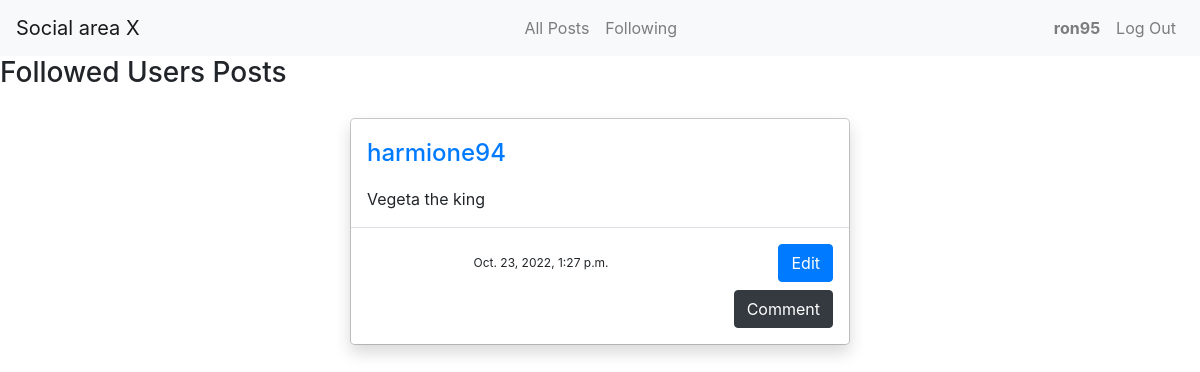
/following_page (signed in), run on an earlier commit of the app's database.
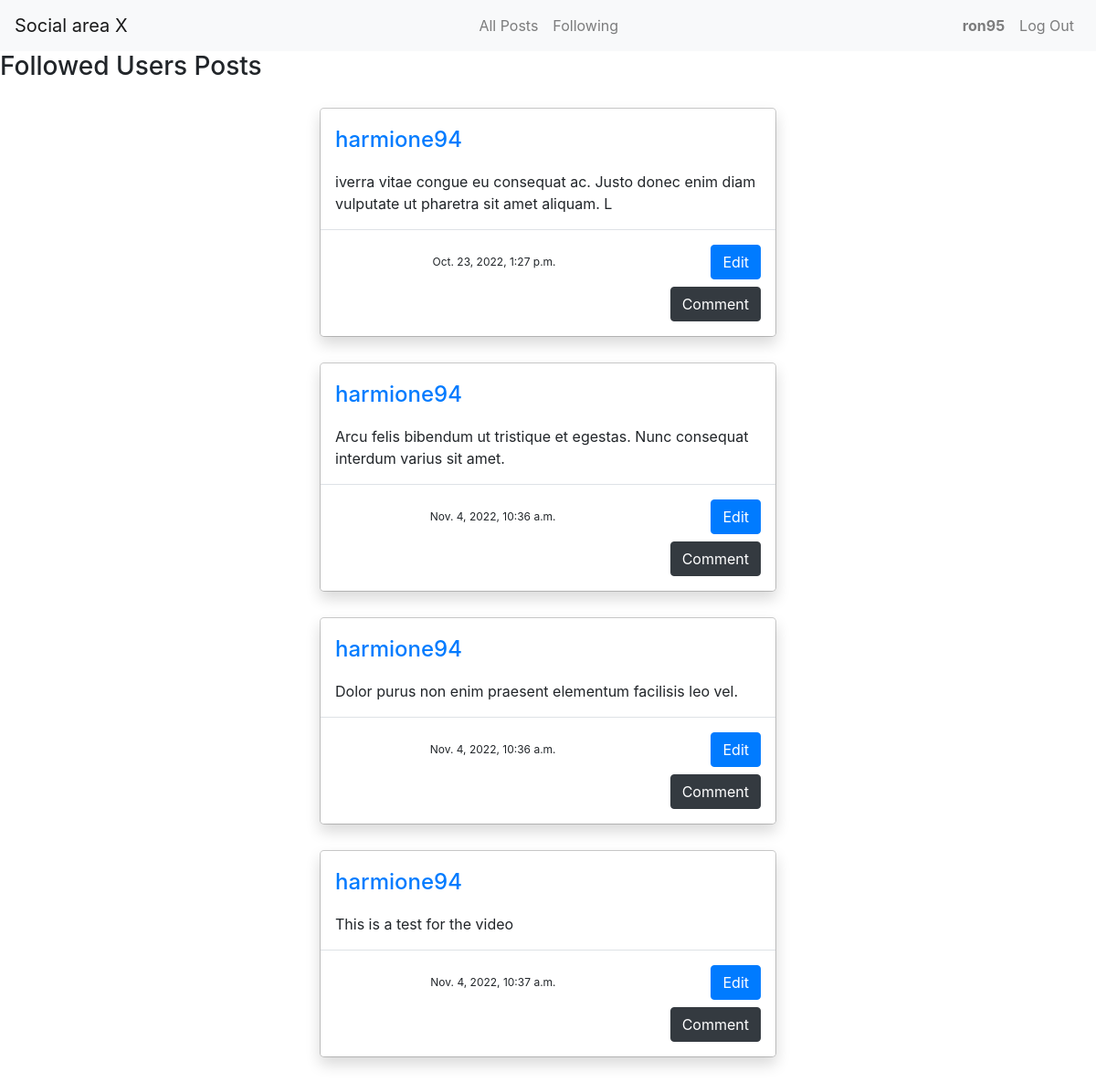
And on a later commit of the database.
### network/models.py (models this page shows, shortened)
class User(AbstractUser):
    pass

class Post(models.Model):
    id = models.AutoField(primary_key = True)
    creator = models.ForeignKey(User, on_delete=models.CASCADE, related_name="created")
    content = models.TextField(max_length=100)
    date = models.DateTimeField(auto_now_add=True)
    likes = models.IntegerField(default=0)

### network/views.py (the view)
# urls.py: path("following_page", views.following_page, name="following_page"),
def following_page(request):
    following = Follower.objects.filter(follower=request.user.id)
    list_following = []
    for user in following:
        list_following.append(user.followed.id)
    my_filter_qs = Q()
    for creator in list_following:
        my_filter_qs = my_filter_qs | Q(creator=creator)
    if len(list_following) > 0:
        posts_filtered = Post.objects.filter(my_filter_qs)
    else:
        posts_filtered = None
    return render(request,"network/following.html", {
        "posts" : posts_filtered
    })

### network/templates/network/following.html
{% extends "network/layout.html" %}
{% block body %}
  <h3>Followed Users Posts</h3>
    {% for post in posts %}
    <div class="modal-dialog" role="document">
        <div class="modal-content rounded-5 shadow">
          <div class="modal-header border-bottom-0">
            <div>
              <a href="{% url 'user_page' post.creator.id %}">
                <h4 class="modal-title fs-5">{{ post.creator }}</h1>
              </a>
            </div>
          </div>
          <div class="modal-body py-0">
            <p>{{ post.content }}</p>
          </div>
          <div class="modal-footer">
            <p id="date_modal">{{ post.date }}</p>
            <button type="button" class="btn btn btn-primary">Edit</button>
            <button type="button" class="btn btn btn-dark">Comment</button>
          </div>
        </div>
      </div>
    {% endfor %}
{% endblock %}

### network/templates/network/layout.html (shortened to what this page needs)
{% load static %}
<!DOCTYPE html>
<html lang="en">
    <head>
        <link rel="stylesheet" href="https://stackpath.bootstrapcdn.com/bootstrap/4.4.1/css/bootstrap.min.css">
        <link rel="stylesheet" href="https://cdn.jsdelivr.net/npm/bootstrap-icons@1.8.1/font/bootstrap-icons.css">
        <link href="{% static 'network/styles.css' %}" rel="stylesheet">
    </head>
    <body>
        <nav class="navbar navbar-expand-lg navbar-light bg-light">
            <a class="navbar-brand" href="#">Social area X</a>
            <div class="collapse navbar-collapse justify-content-center" id="navbarNav">
              <ul class="navbar-nav ml-auto">
                <li class="nav-item">
                    <a class="nav-link" href="{% url 'index' %}">All Posts</a>
                </li>
                {% if user.is_authenticated %}
                    <li class="nav-item">
                        <a class="nav-link" href="{% url 'following_page' %}">Following</a>
                    </li>
                {% endif %}
              </ul>
            </div>
            <div class="collapse navbar-collapse justify-content-end" id="navbarNav">
              <ul class="navbar-nav">
                {% if user.is_authenticated %}
                    <li class="nav-item">
                        <a class="nav-link"  href="{% url 'user_page' user.id %}"><strong>{{ user.username }}</strong></a>
                    </li>
                    <li class="nav-item">
                        <a class="nav-link" href="{% url 'logout' %}">Log Out</a>
                    </li>
                {% endif %}
              </ul>
            </div>
          </nav>
        <div class="body">
            {% block body %}
            {% endblock %}
        </div>
    </body>
</html>

### network/static/network/styles.css (style rules this page uses)
#date_modal { margin-right:35%; font-size: 12px; }

What changed in the data, as far as the page shows it:
changed Post: content "Vegeta the king" → "iverra vitae congue eu consequat ac. Justo donec enim diam vulputate ut pharetra sit amet aliquam. L"
added Post: creator "harmione94", content "Arcu felis bibendum ut tristique et egestas. Nunc consequat interdum varius sit amet.", date "Nov. 4, 2022, 10:36 a.m."
added Post: creator "harmione94", content "Dolor purus non enim praesent elementum facilisis leo vel.", date "Nov. 4, 2022, 10:36 a.m."
added Post: creator "harmione94", content "This is a test for the video", date "Nov. 4, 2022, 10:37 a.m."
